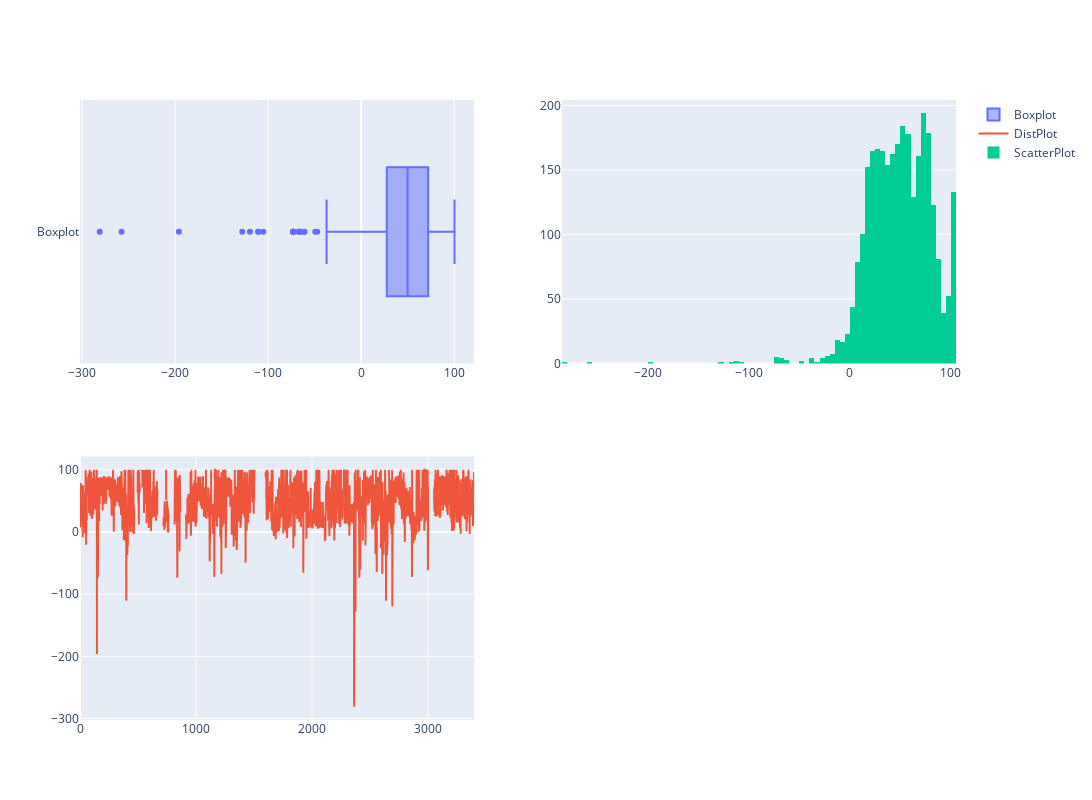

The cell this chart's notebook holds for it:
### Markdown cell above
In order to get more insight on the individual feature distributions we can generate plots that will allow us to draw some cocnlusions visually. Let's plot the distribution of gross profit margin to see if we can get more insights on that.

### Code cell
fig = make_subplots(rows=2, cols=2)

fig.add_trace(go.Box( x = dataset["TR.F.GrossProfMarg"], name = 'Boxplot'), row=1, col=1)
fig.add_trace(go.Scatter( y = dataset["TR.F.GrossProfMarg"], name = 'DistPlot'), row=2, col=1)
fig.add_trace(go.Histogram( x = dataset["TR.F.GrossProfMarg"], name = 'ScatterPlot'), row=1, col=2)

fig.update_layout(height=800, width=1100)

### Figure 1 — Plotly figure (JSON) as saved in the notebook; plotly's stock layout.template omitted (floating-point values rounded to 4 significant figures; data arrays with more than 128 entries replaced by an {"elided": "..."} marker saying what was removed)
{"data": [{"name": "Boxplot", "type": "box", "x": {"elided": "3399 float values"}, "xaxis": "x", "yaxis": "y"}, {"name": "DistPlot", "type": "scatter", "xaxis": "x3", "y": {"elided": "3399 float values"}, "yaxis": "y3"}, {"name": "ScatterPlot", "type": "histogram", "x": {"elided": "3399 float values"}, "xaxis": "x2", "yaxis": "y2"}], "layout": {"height": 800, "width": 1100, "xaxis": {"anchor": "y", "autorange": true, "domain": [0, 0.45], "range": [-302.3, 121.5], "type": "linear"}, "xaxis2": {"anchor": "y2", "autorange": true, "domain": [0.55, 1], "range": [-285, 105], "type": "linear"}, "xaxis3": {"anchor": "y3", "autorange": true, "domain": [0, 0.45], "range": [0, 3398]}, "xaxis4": {"anchor": "y4", "domain": [0.55, 1]}, "yaxis": {"anchor": "x", "autorange": true, "domain": [0.575, 1], "range": [-0.5, 0.5], "type": "category"}, "yaxis2": {"anchor": "x2", "autorange": true, "domain": [0.575, 1], "range": [0, 204.2]}, "yaxis3": {"anchor": "x3", "autorange": true, "domain": [0, 0.425], "range": [-302.3, 121.5], "type": "linear"}, "yaxis4": {"anchor": "x4", "domain": [0, 0.425]}}}
